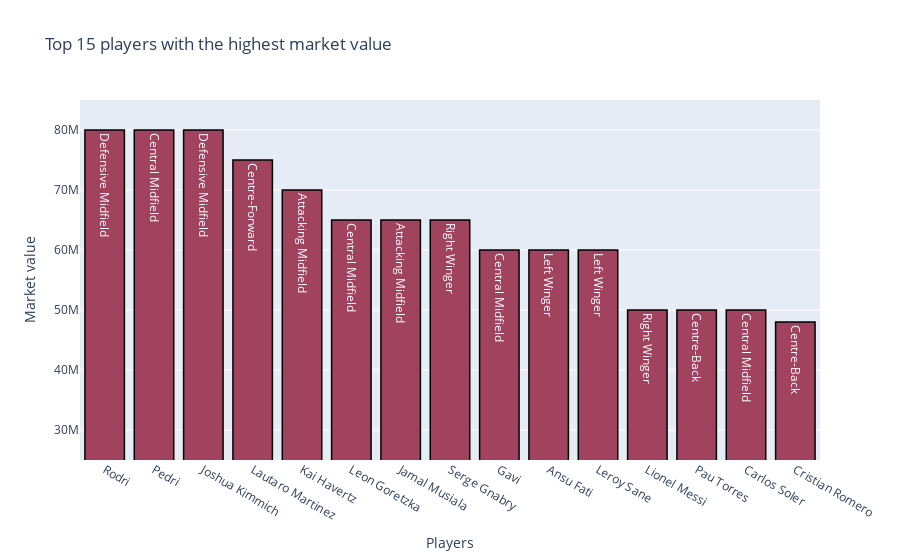

Write notebook code for a chart like this one.
### Code cell
players_top_value = players.nlargest(15, ['Market_value'])

plot_1 = go.Bar(
                x = players_top_value.Name,
                y = players_top_value.Market_value,
                marker = dict(color = '#a1435f',
                line=dict(color='rgb(0,0,0)',width=1.5)),
                text = players_top_value.Position)

data = [plot_1]
layout = go.Layout(barmode = "group")
fig = go.Figure(data = data, layout = layout)
fig.update_layout(yaxis_range=[25000000,85000000])
fig.update_layout(
    title="Top 15 players with the highest market value",
    xaxis_title="Players",
    yaxis_title="Market value",
)
iplot(fig)

### Figure 1 — Plotly figure (JSON) as saved in the notebook; plotly's stock layout.template omitted (floating-point values rounded to 4 significant figures)
{"data": [{"marker": {"color": "#a1435f", "line": {"color": "rgb(0,0,0)", "width": 1.5}}, "text": ["Defensive Midfield", "Central Midfield", "Defensive Midfield", "Centre-Forward", "Attacking Midfield", "Central Midfield", "Attacking Midfield", "Right Winger", "Central Midfield", "Left Winger", "Left Winger", "Right Winger", "Centre-Back", "Central Midfield", "Centre-Back"], "x": ["Rodri", "Pedri", "Joshua Kimmich", "Lautaro Martinez", "Kai Havertz", "Leon Goretzka", "Jamal Musiala", "Serge Gnabry", "Gavi", "Ansu Fati", "Leroy Sane", "Lionel Messi", "Pau Torres", "Carlos Soler", "Cristian Romero"], "y": [80000000, 80000000, 80000000, 75000000, 70000000, 65000000, 65000000, 65000000, 60000000, 60000000, 60000000, 50000000, 50000000, 50000000, 48000000], "type": "bar"}], "layout": {"barmode": "group", "title": {"text": "Top 15 players with the highest market value"}, "xaxis": {"title": {"text": "Players"}}, "yaxis": {"range": [25000000, 85000000], "title": {"text": "Market value"}}}}
